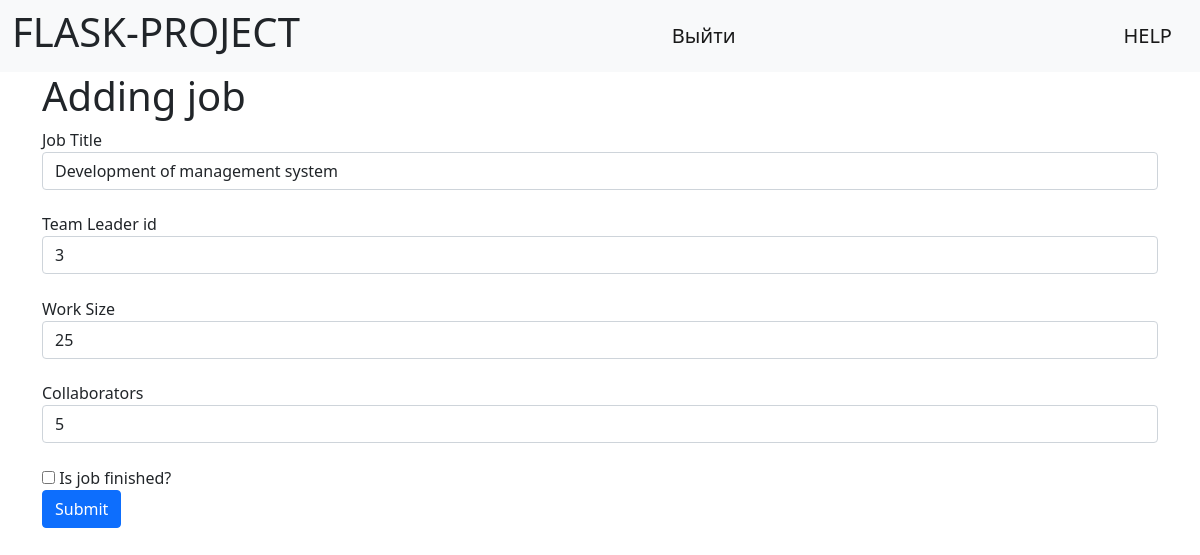
Screenshot of /edit-job/3 (signed in) with the database file from the repository.
### data/jobs.py (models this page shows, shortened)
class Jobs(SqlAlchemyBase, SerializerMixin):  # SqlAlchemyBase Доступно в задании
    __tablename__ = 'jobs'
    id = sa.Column(sa.Integer, primary_key=True, autoincrement=True)
    team_leader_id = sa.Column(sa.Integer, sa.ForeignKey('users.id'))  # id лидера
    team_leader = orm.relationship("User")
    job = sa.Column(sa.Text)  # описание
    work_size = sa.Column(sa.Integer)  # в часах
    collaborators = sa.Column(sa.String)  # список id
    start_date = sa.Column(sa.Date)
    end_date = sa.Column(sa.Date)
    categories = orm.relationship("Category", secondary=association_table, backref="jobs")
    is_finished = sa.Column(sa.Boolean, default=False)

### main.py (the view, shortened to what this page needs)
@app.route("/edit-job/<int:job_id>", methods=["GET", "POST"])
@login_required
def edit_job(job_id):
    form = AddJobForm()
    if request.method == "GET":
        db_sess = db_session.create_session()
        job = db_sess.query(Jobs).filter(Jobs.id == job_id). \
            filter((Jobs.team_leader == current_user) | (current_user.id == 1)).first()
        if job:
            form.team_leader.data = job.team_leader_id
            form.job.data = job.job
            form.work_size.data = job.work_size
            form.collaborators.data = job.collaborators
            form.is_finished.data = job.is_finished
        else:
            abort(404)
    return render_template("add_job.html", title="Редактирование работы", form=form)

### forms/jobs.py
class AddJobForm(FlaskForm):
    job = StringField('Job Title', validators=[DataRequired()])
    team_leader = IntegerField('Team Leader id', validators=[DataRequired()])
    work_size = StringField('Work Size', validators=[DataRequired()])
    collaborators = StringField('Collaborators', validators=[DataRequired()])
    is_finished = BooleanField('Is job finished?')
    submit = SubmitField('Submit')

### data/db_session.py (called while the page is built)
def create_session() -> Session:
    global __factory
    return __factory()

### main.py (called while the page is built)
@login_manager.user_loader
def load_user(user_id):
    db_sess = db_session.create_session()
    return db_sess.get(User, user_id)

### templates/add_job.html (shortened to what this page needs)
{% extends 'base.html' %}
{% block content %}
<h1>Adding job</h1>
<form action="" method="post">
    {{ form.job.label }}
    {{ form.job(class="form-control") }}
    {{ form.team_leader.label }}
    {{ form.team_leader(class="form-control") }}
    {{ form.work_size.label }}
    {{ form.work_size(class="form-control") }}
    {{ form.collaborators.label }}
    {{ form.collaborators(class="form-control") }}
    <div class="form-group">{{ form.is_finished() }} {{ form.is_finished.label }}</div>
    <div class="form-group">{{ form.submit(type="submit", class="btn btn-primary") }}</div>
</form>
{% endblock %}

### static/css/style.css (style rules this page uses)
form > .form-control { margin-bottom: 1.4rem; }

### rows the page displays
Jobs: job "Development of management system", team_leader "3", work_size "25", collaborators "5"
